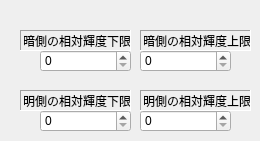
   <widget class="QWidget" name="tab_6" >
    <attribute name="title" >
     <string>ひびの両側</string>
    </attribute>
    <widget class="QLabel" name="label_25" >
     <property name="geometry" >
      <rect>
       <x>20</x>
       <y>30</y>
       <width>111</width>
       <height>21</height>
      </rect>
     </property>
     <property name="frameShape" >
      <enum>QFrame::Panel</enum>
     </property>
     <property name="frameShadow" >
      <enum>QFrame::Sunken</enum>
     </property>
     <property name="text" >
      <string>暗側の相対輝度下限</string>
     </property>
     <property name="alignment" >
      <set>Qt::AlignCenter|Qt::AlignHCenter|Qt::AlignLeading|Qt::AlignLeft|Qt::AlignVCenter</set>
     </property>
    </widget>
    <widget class="QSpinBox" name="spinBoxItem1WidthL_5" >
     <property name="geometry" >
      <rect>
       <x>40</x>
       <y>50</y>
       <width>91</width>
       <height>22</height>
      </rect>
     </property>
    </widget>
    <widget class="QLabel" name="label_26" >
     <property name="geometry" >
      <rect>
       <x>140</x>
       <y>30</y>
       <width>111</width>
       <height>21</height>
      </rect>
     </property>
     <property name="frameShape" >
      <enum>QFrame::Panel</enum>
     </property>
     <property name="frameShadow" >
      <enum>QFrame::Sunken</enum>
     </property>
     <property name="text" >
      <string>暗側の相対輝度上限</string>
     </property>
     <property name="alignment" >
      <set>Qt::AlignCenter|Qt::AlignHCenter|Qt::AlignLeading|Qt::AlignLeft|Qt::AlignVCenter</set>
     </property>
    </widget>
    <widget class="QSpinBox" name="spinBoxItem1WidthH_5" >
     <property name="geometry" >
      <rect>
       <x>140</x>
       <y>50</y>
       <width>91</width>
       <height>22</height>
      </rect>
     </property>
    </widget>
    <widget class="QSpinBox" name="spinBoxItem1WidthL_6" >
     <property name="geometry" >
      <rect>
       <x>40</x>
       <y>110</y>
       <width>91</width>
       <height>22</height>
      </rect>
     </property>
    </widget>
    <widget class="QSpinBox" name="spinBoxItem1WidthH_6" >
     <property name="geometry" >
      <rect>
       <x>140</x>
       <y>110</y>
       <width>91</width>
       <height>22</height>
      </rect>
     </property>
    </widget>
    <widget class="QLabel" name="label_27" >
     <property name="geometry" >
      <rect>
       <x>20</x>
       <y>90</y>
       <width>111</width>
       <height>21</height>
      </rect>
     </property>
     <property name="frameShape" >
      <enum>QFrame::Panel</enum>
     </property>
     <property name="frameShadow" >
      <enum>QFrame::Sunken</enum>
     </property>
     <property name="text" >
      <string>明側の相対輝度下限</string>
     </property>
     <property name="alignment" >
      <set>Qt::AlignCenter|Qt::AlignHCenter|Qt::AlignLeading|Qt::AlignLeft|Qt::AlignVCenter</set>
     </property>
    </widget>
    <widget class="QLabel" name="label_28" >
     <property name="geometry" >
      <rect>
       <x>140</x>
       <y>90</y>
       <width>111</width>
       <height>21</height>
      </rect>
     </property>
     <property name="frameShape" >
      <enum>QFrame::Panel</enum>
     </property>
     <property name="frameShadow" >
      <enum>QFrame::Sunken</enum>
     </property>
     <property name="text" >
      <string>明側の相対輝度上限</string>
     </property>
     <property name="alignment" >
      <set>Qt::AlignCenter|Qt::AlignHCenter|Qt::AlignLeading|Qt::AlignLeft|Qt::AlignVCenter</set>
     </property>
    </widget>
   </widget>
